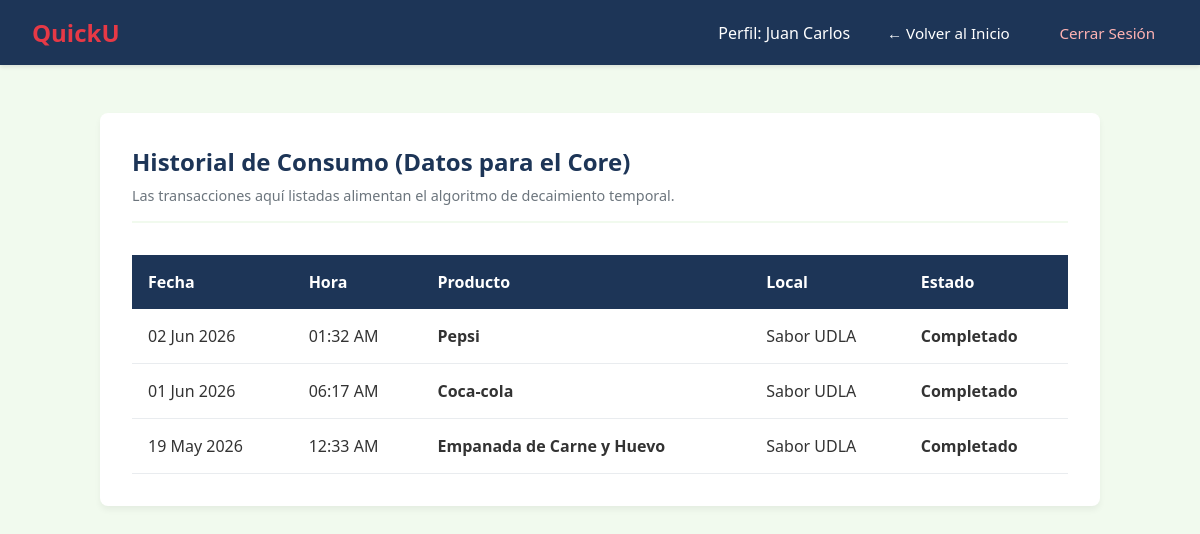
Page /historial/ (signed in) on the earlier database version.
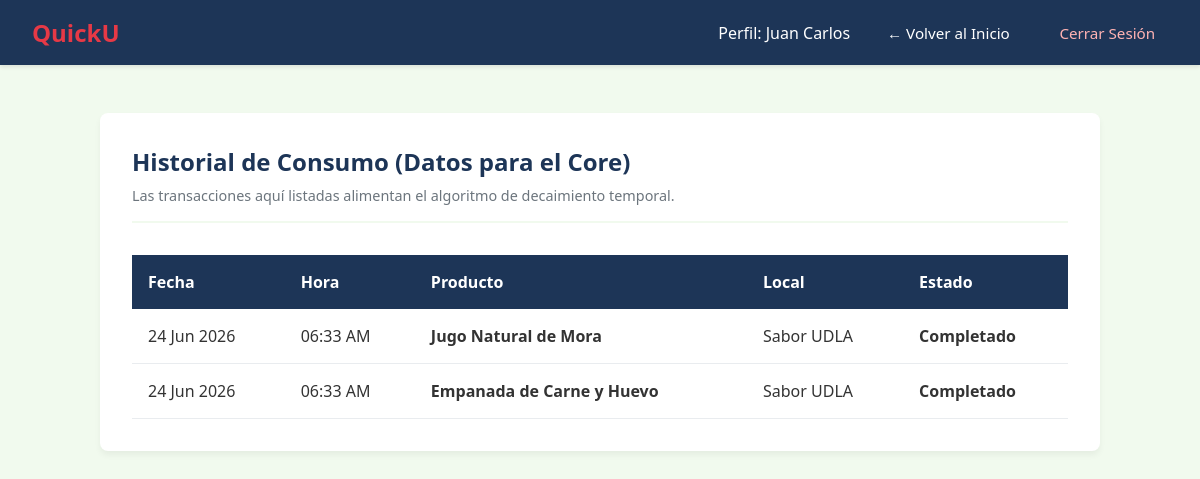
Same page on the later database version.
### motor_quicku/models.py (models this page shows, shortened)
class DetallePedido(models.Model):
    id_pedido = models.ForeignKey(Pedido, on_delete=models.CASCADE)
    id_producto = models.ForeignKey(Producto, on_delete=models.CASCADE)
    cantidad = models.IntegerField()

class Pedido(models.Model):
    id_local = models.ForeignKey(Local, on_delete=models.CASCADE)
    id_usuario = models.ForeignKey(Usuario, on_delete=models.CASCADE)
    fecha_hora = models.DateTimeField(auto_now_add=True)
    total = models.DecimalField(max_digits=8, decimal_places=2, default=0.00)

class Producto(models.Model):
    id_local = models.ForeignKey(Local, on_delete=models.CASCADE)
    nombre = models.CharField(max_length=100)
    precio_base = models.DecimalField(max_digits=6, decimal_places=2) # Usamos Decimal para dinero en vez de float
    categoria = models.CharField(max_length=50)

class Local(models.Model):
    id_usuario = models.ForeignKey(Usuario, on_delete=models.CASCADE)
    nombre = models.CharField(max_length=100)
    ubicacion = models.CharField(max_length=150)
    estado_active = models.BooleanField(default=True) # bool estadoApertura en el diagrama

### motor_quicku/views.py (the view)
# urls.py: path('historial/', views.historial_consumo, name='historial'),
def historial_consumo(request):
    usuario_id = request.session.get('usuario_id')
    if not usuario_id:
        return redirect('login')
    usuario_actual = Usuario.objects.get(id=usuario_id)
    historial_detalles = DetallePedido.objects.filter(
        id_pedido__id_usuario=usuario_actual
    ).order_by('-id_pedido__fecha_hora')
    contexto = {
        'detalles': historial_detalles,
        'usuario': usuario_actual
    }
    return render(request, 'motor_quicku/historial.html', contexto)

### motor_quicku/templates/motor_quicku/historial.html (shortened to what this page needs)
{% load static %}
<!DOCTYPE html>
<html lang="es">
<head>
    <link rel="stylesheet" href="{% static 'scss/css/styles.css' %}">
</head>
<body class="quicku-app">
    <header class="app-header">
        <nav class="app-header__nav">
            <h1 class="app-header__logo">QuickU</h1>
            <div class="app-header__actions">
                <span class="app-header__user">Perfil: {{ usuario.nombre }}</span>
                <a href="{% url 'home' %}" class="app-header__link">← Volver al Inicio</a>
                <a href="{% url 'logout' %}" class="app-header__link app-header__link--logout">Cerrar Sesión</a>
            </div>
        </nav>
    </header>
    <main class="history-dashboard">
        <section class="history-section">
            <header class="history-section__header">
                <h2>Historial de Consumo (Datos para el Core)</h2>
                <p>Las transacciones aquí listadas alimentan el algoritmo de decaimiento temporal.</p>
            </header>
            <article class="history-section__table-container">
                <table class="history-table">
                    <thead class="history-table__head">
                        <tr>
                            <th>Fecha</th>
                            <th>Hora</th>
                            <th>Producto</th>
                            <th>Local</th>
                            <th>Estado</th>
                        </tr>
                    </thead>
                    <tbody class="history-table__body">
                        {% for detalle in detalles %}
                        <tr class="history-table__row">
                            <td>{{ detalle.id_pedido.fecha_hora|date:"d M Y" }}</td>
                            <td>{{ detalle.id_pedido.fecha_hora|time:"h:i A" }}</td>
                            <td><strong>{{ detalle.id_producto.nombre }}</strong></td>
                            <td>{{ detalle.id_producto.id_local.nombre }}</td>
                            <td class="history-table__status">Completado</td>
                        </tr>
                        {% empty %}
                        <tr>
                            <td colspan="5" class="history-table__empty">No hay pedidos registrados aún.</td>
                        </tr>
                        {% endfor %}
                    </tbody>
                </table>
            </article>
        </section>
    </main>
</body>
</html>

Differences in the rows shown:
removed DetallePedido: id_pedido.fecha_hora "02 Jun 2026", id_pedido.fecha_hora "01:32 AM", id_producto.nombre "Pepsi", id_producto.id_local.nombre "Sabor UDLA"
changed through a linked row, DetallePedido: id_pedido.fecha_hora "01 Jun 2026" → "24 Jun 2026"; id_pedido.fecha_hora "06:17 AM" → "06:33 AM"; id_producto.nombre "Coca-cola" → "Jugo Natural de Mora"
changed through a linked row, DetallePedido "Empanada de Carne y Huevo": id_pedido.fecha_hora "19 May 2026" → "24 Jun 2026"; id_pedido.fecha_hora "12:33 AM" → "06:33 AM"
